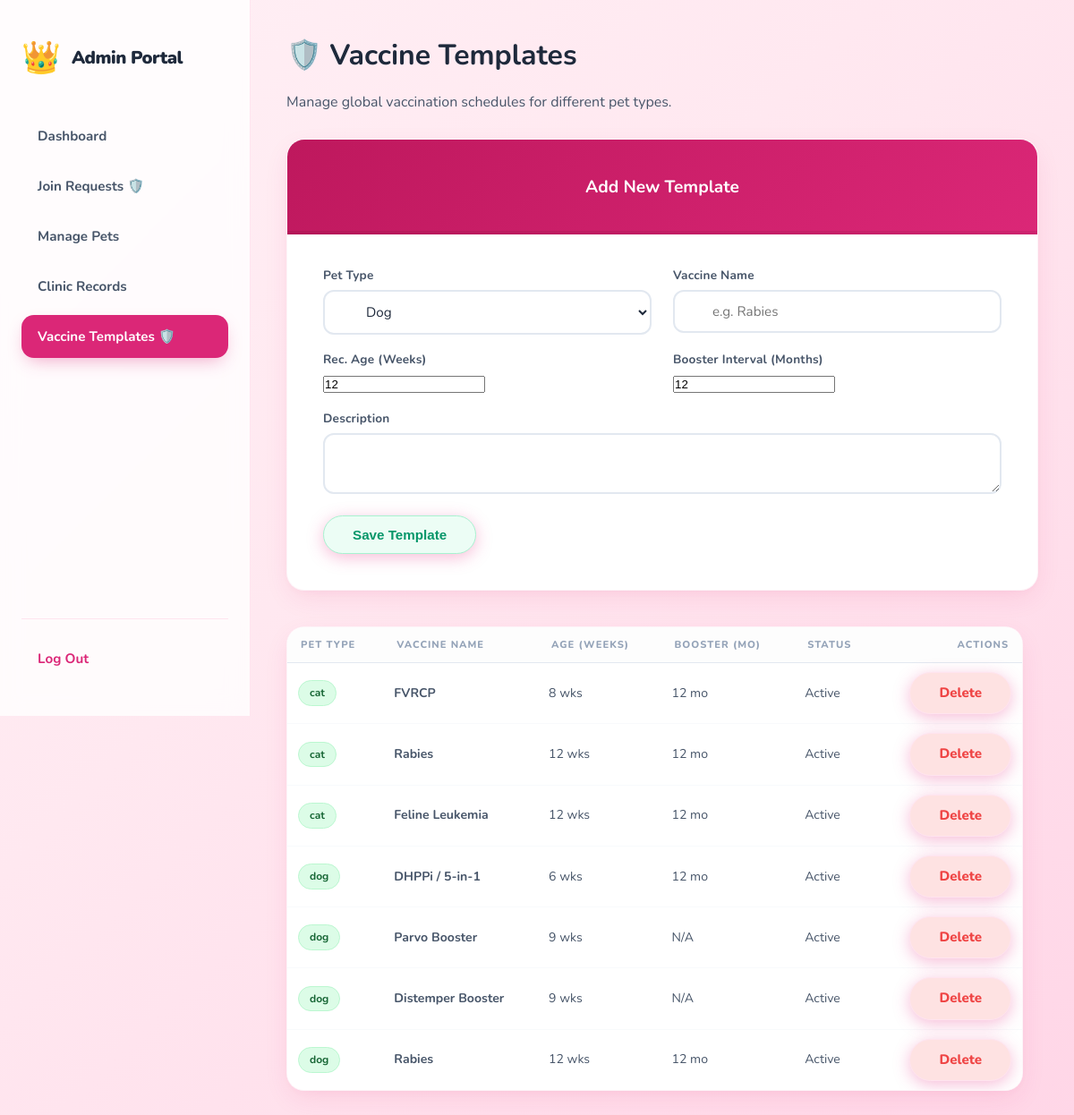
/public/index.php?url=vaccinetemplate/index (signed in), run on the app's committed database.
### tables this page shows
CREATE TABLE `vaccine_templates` (
  `id` int(11) NOT NULL AUTO_INCREMENT,
  `pet_type` varchar(50) NOT NULL,
  `vaccine_name` varchar(100) NOT NULL,
  `recommended_age_weeks` int(11) NOT NULL,
  `booster_interval_months` int(11) DEFAULT 0,
  `description` text DEFAULT NULL,
  `is_active` tinyint(1) DEFAULT 1,
  `created_at` datetime NOT NULL DEFAULT CURRENT_TIMESTAMP,
  PRIMARY KEY (`id`)
);

### core/controller.php (called while the page is built, shortened)
<?php
class Controller {
    public function view($view, $data = []) {
        extract($data);
        require_once "../app/views/$view.php";
    }
}

### app/controllers/VaccineTemplateController.php (called while the page is built, shortened)
<?php
class VaccineTemplateController extends Controller {
    public function index() {
        $db = new Database();
        $res = $db->conn->query("SELECT * FROM vaccine_templates ORDER BY pet_type, recommended_age_weeks");
        $templates = $res->fetch_all(MYSQLI_ASSOC);
        $this->view('admin/vaccine_templates', ['templates' => $templates]);
    }
}

### public/index.php (called while the page is built, shortened)
<?php
require_once "../core/Controller.php";
require_once "../core/Database.php";
$url = $_GET['url'] ?? 'home/index';
$url = explode('/', $url);
$method         = $url[1] ?? 'index';
$controller = new $controllerName();
$params = array_slice($url, 2);
call_user_func_array([$controller, $method], $params);

### core/database.php (called while the page is built, shortened)
<?php
class Database {
    public function __construct() {
        $this->conn = new mysqli("localhost", "root", "", "pet_clinic");
    }
}

### app/views/admin/vaccine_templates.php (the view, shortened to what this page needs)
<?php
$bodyClass = 'dashboard-layout';
require_once __DIR__ . '/../../views/layouts/header.php';
?>
<div class="dashboard-wrapper">
    <?php require_once __DIR__ . '/../../views/layouts/admin_sidebar.php'; ?>
    <main class="main-content">
        <h1 class="text-gray-800 mb-20">🛡️ Vaccine Templates</h1>
        <p class="text-gray-600 mb-30">Manage global vaccination schedules for different pet types.</p>
        <div class="summary-grid mb-30">
            <div class="card card--lg" style="margin-left: 0;">
                <div class="card-header" style="background: linear-gradient(135deg, var(--pink-600), var(--pink-500)); color: white;">
                    <h2 style="font-size: 1.2rem; margin: 0;">Add New Template</h2>
                </div>
                <div class="card-body">
                    <form action="?url=vaccinetemplate/store" method="POST" class="modern-form">
                        <div class="form-row">
                            <div class="form-group">
                                <label>Pet Type</label>
                                <select name="pet_type" required>
                                    <option value="Dog">Dog</option>
                                </select>
                            </div>
                            <div class="form-group">
                                <label>Vaccine Name</label>
                                <input type="text" name="vaccine_name" required placeholder="e.g. Rabies">
                            </div>
                        </div>
                        <div class="form-row">
                            <div class="form-group">
                                <label>Rec. Age (Weeks)</label>
                                <input type="number" name="recommended_age_weeks" required value="12">
                            </div>
                            <div class="form-group">
                                <label>Booster Interval (Months)</label>
                                <input type="number" name="booster_interval_months" value="12">
                            </div>
                        </div>
                        <div class="form-group">
                            <label>Description</label>
                            <textarea name="description" rows="2"></textarea>
                        </div>
                        <button type="submit" class="btn-pill btn-approve">Save Template</button>
                    </form>
                </div>
            </div>
        </div>
        <div class="card card--xl" style="margin-left: 0;">
            <div class="card-body" style="padding: 0;">
                <table class="table">
                    <thead>
                        <tr>
                            <th>Pet Type</th>
                            <th>Vaccine Name</th>
                            <th>Age (Weeks)</th>
                            <th>Booster (Mo)</th>
                            <th>Status</th>
                            <th class="text-right">Actions</th>
                        </tr>
                    </thead>
                    <tbody>
                        <?php foreach ($templates as $t): ?>
                        <tr>
                            <td><span class="badge badge-vet"><?php echo htmlspecialchars($t['pet_type']); ?></span></td>
                            <td><strong><?php echo htmlspecialchars($t['vaccine_name']); ?></strong></td>
                            <td><?php echo $t['recommended_age_weeks']; ?> wks</td>
                            <td><?php echo $t['booster_interval_months'] > 0 ? $t['booster_interval_months'] . ' mo' : 'N/A'; ?></td>
                            <td><span class="status-dot <?php echo $t['is_active'] ? 'pulse-green' : 'pulse-red'; ?>"></span> Active</td>
                            <td class="text-right">
                                <a href="?url=vaccinetemplate/delete/<?php echo $t['id']; ?>" class="btn-pill" style="color: #ef4444; background: #fee2e2;" onclick="return confirm('Remove this template?')">Delete</a>
                            </td>
                        </tr>
                        <?php endforeach; ?>
                    </tbody>
                </table>
            </div>
        </div>
    </main>
</div>
<?php require_once __DIR__ . '/../../views/layouts/footer.php'; ?>

### app/views/layouts/header.php (shortened to what this page needs)
<!DOCTYPE html>
<html lang="en">
<head>
    <link rel="stylesheet" href="css/style.css?v=1.1">
</head>
<body class="<?php echo htmlspecialchars($bodyClass ?? ''); ?>">

### app/views/layouts/admin_sidebar.php
<?php
$currentUrl = $_GET['url'] ?? 'home/index';
?>
<aside class="sidebar">
    <div class="sidebar-header">
        <span class="paw-icon" aria-hidden="true">👑</span>
        <h2>Admin Portal</h2>
    </div>
    <nav class="sidebar-nav">
        <a href="?url=admin/dashboard" class="sidebar-link <?php echo ($currentUrl === 'admin/dashboard') ? 'active' : ''; ?>">
            Dashboard
        </a>
        <a href="?url=admin/requests" class="sidebar-link <?php echo ($currentUrl === 'admin/requests') ? 'active' : ''; ?>">
            Join Requests 🛡️
        </a>
        <a href="?url=pet/listPets" class="sidebar-link <?php echo ($currentUrl === 'pet/listPets') ? 'active' : ''; ?>">
            Manage Pets
        </a>
        <a href="?url=medical/index" class="sidebar-link <?php echo ($currentUrl === 'medical/index') ? 'active' : ''; ?>">
            Clinic Records
        </a>
        <a href="?url=vaccinetemplate/index" class="sidebar-link <?php echo ($currentUrl === 'vaccinetemplate/index') ? 'active' : ''; ?>">
            Vaccine Templates 🛡️
        </a>
    </nav>
    <div style="margin-top: auto; padding-top: 20px; border-top: 1px solid var(--pink-100);">
        <a href="?url=user/logout" class="sidebar-link" style="color: var(--pink-500);">
            Log Out
        </a>
    </div>
</aside>

### app/views/layouts/footer.php (shortened to what this page needs)
</body>
</html>

### data on the page
vaccine_templates: pet_type "cat", vaccine_name "FVRCP", recommended_age_weeks "8", booster_interval_months "12"
vaccine_templates: pet_type "cat", vaccine_name "Rabies", recommended_age_weeks "12", booster_interval_months "12"
vaccine_templates: pet_type "cat", vaccine_name "Feline Leukemia", recommended_age_weeks "12", booster_interval_months "12"
vaccine_templates: pet_type "dog", vaccine_name "DHPPi / 5-in-1", recommended_age_weeks "6", booster_interval_months "12"
vaccine_templates: pet_type "dog", vaccine_name "Parvo Booster", recommended_age_weeks "9", booster_interval_months "N/A"
vaccine_templates: pet_type "dog", vaccine_name "Distemper Booster", recommended_age_weeks "9", booster_interval_months "N/A"
vaccine_templates: pet_type "dog", vaccine_name "Rabies", recommended_age_weeks "12", booster_interval_months "12"
